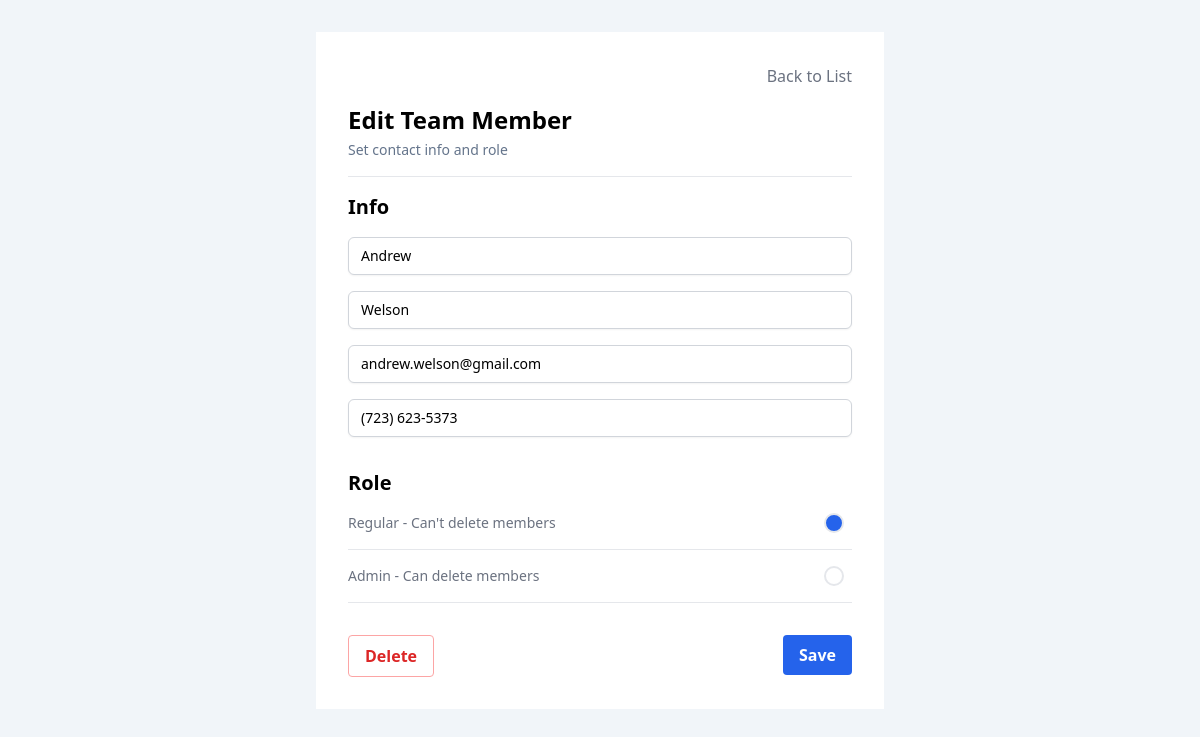
The page /edit/5/ on the database its author committed.
### team/models.py (models this page shows, shortened)
class TeamMember(models.Model):
    ADMIN = 'admin'
    REGULAR = 'regular'
    ROLE_CHOICES = [
        (REGULAR, 'Regular - Can\'t delete members'),
        (ADMIN, 'Admin - Can delete members')
    ]
    first_name = models.CharField(max_length=100)
    last_name = models.CharField(max_length=100)
    email = models.EmailField(max_length=100)
    phone = models.CharField(max_length=15)
    role = models.CharField(max_length=100, choices=ROLE_CHOICES)
    created_at = models.DateTimeField(auto_now_add=True)
    updated_at = models.DateTimeField(auto_now=True)
    is_deleted = models.BooleanField(default=False)
    deleted_at = models.DateTimeField(null=True, blank=True)
    def delete(self, *args, **kwargs):
        self.is_deleted = True
        self.deleted_at = timezone.now()
        self.save()

### team/views.py (the view, shortened to what this page needs)
# urls.py: path('edit/<int:pk>/', TeamMemberUpdateDeleteView.as_view(), name='team_member_edit'),
class TeamMemberUpdateDeleteView(UpdateView):
    model = TeamMember
    form_class = TeamMemberForm
    template_name = 'team_member_form.html'
    success_url = reverse_lazy('team_member_list')

### team/forms.py (shortened to what this page needs)
class TeamMemberForm(forms.ModelForm):
    first_name = forms.CharField(
        error_messages={'required': 'First name cannot be empty.'}
    )
    last_name = forms.CharField(
        error_messages={'required': 'Last name cannot be empty.'}
    )
    email = forms.EmailField(
        error_messages={'required': 'Email cannot be empty.'}
    )
    role = forms.ChoiceField(choices=TeamMember.ROLE_CHOICES, widget=forms.RadioSelect)
    phone_regex = RegexValidator(regex=r'^\(\d{3}\) \d{3}-\d{4}$', message="Phone number must be entered in the format: '(999) 999-9999'.")
    phone = forms.CharField(validators=[phone_regex], max_length=17, error_messages={'required': 'Phone number cannot be empty.'})
    class Meta:
        model = TeamMember
        fields = ['first_name', 'last_name', 'email', 'phone', 'role']

### team/templates/team_member_form.html (shortened to what this page needs)
{% extends 'base.html' %}
{% load static %}
{% block content %}
<div class="text-right mb-4">
  <a
    href="{% url 'team_member_list' %}"
    class="text-gray-500 hover:text-blue-600"
    >Back to List</a>
</div>
<h1 class="text-2xl font-bold mb-1">
  {% if object %}Edit{% else %}Add a{% endif %} Team Member
</h1>
<p class="text-slate-500 text-sm mb-4 pb-4 border-b border-solid border-color-gray-75">
  Set contact info and role
</p>
<form id="team-member-form" method="post" class="space-y-4" novalidate>
  <h2 class="text-xl font-bold mb-1">
    Info
  </h2>
  {% for field in form %}
    {% if field.is_hidden %}
      {{ field }}
    {% else %}
      <div class="flex flex-col">
        {% if field.html_name != 'role' %}
          <input
            aria-label="{{ field.label }}"
            type="{{ field.field.widget.input_type }}"
            name="{{ field.html_name }}"
            id="{{ field.id_for_label }}"
            placeholder="{{ field.label }}"
            value="{{ field.value|default_if_none:'' }}"
            class="block w-full px-3 py-2 border border-gray-300 rounded-md shadow-sm placeholder-gray-400 focus:outline-none focus:ring-indigo-500 focus:border-indigo-500 sm:text-sm"
            {% if field.field.required %}required{% endif %}
          />
        {% endif %}
      </div>
    {% endif %}
  {% endfor %}
  <h2 class="text-xl font-bold mb-1">
    Role
  </h2>
  {% for value, label in form.role.field.choices %}
    <div class="flex flex-col pb-4 border-b border-solid border-gray-200">
      <label class="role-label flex items-center justify-between text-gray-500 hover:text-blue-600 cursor-pointer">
        <span class="text-sm">{{ label }}</span>
        <div class="w-5 h-5 inline-flex items-center justify-center border-2 rounded-full mr-2"></div>
      </label>
    </div>
  {% endfor %}
  <div class="flex justify-between pt-4">
    <div>
      {% if object %}
        <input type="button" id="delete" value="Delete" class="px-4 py-2 font-bold rounded border border-red-300 text-red-600 hover:bg-red-100 hover:cursor-pointer" />
      {% endif %}
    </div>
    <div>
      <input type="submit" value="Save" class="px-4 py-2 font-bold text-white bg-blue-600 rounded hover:bg-blue-700 hover:cursor-pointer" />
    </div>
  </div>
</form>
{% endblock %}

### rows shown on the page
TeamMember: first_name "Andrew" "Welson" "andrew.welson@gmail.com" "(723) 623-5373"

### other values the page prints
{{ label }} "Regular - Can't delete members" "Admin - Can delete members"
